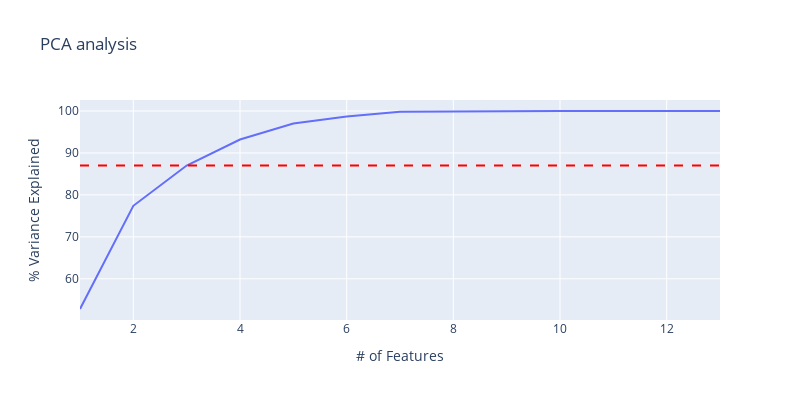

Notebook source saved alongside this figure:
### Code cell
####################################################################################
#First way:let's calculate the eigen values and singular values of the covariance matrix through numpy library
print("#"*100)
cov_mat = np.cov(df_log_scaled.T)

#Eigen values of the covariance matrix
eigen_vals, eigen_vecs = np.linalg.eig(cov_mat)
eigen_vals = sorted(eigen_vals,reverse=True)

#Singular values of the covariance matrix
U,s,V = np.linalg.svd(cov_mat)
sing_vals = sorted(s,reverse=True)

print("Singular values of the covariance matrix: \n", sing_vals)  # print the Eigenvalues
print("Eigenvalues of the covariance matrix: \n", eigen_vals)  # print the Eigenvalues

print("Percentage of Variance Explained by Each Component: \n", eigen_vals/sum(eigen_vals)) # the sum of the Eigenvalues 
print("The eigen values and singular values of the covariance matrix are the same. This will always be the case for positive definite symmetric matrices.")
print("#"*100)

######################################################################################
#Second way:let's calculate the singular values of the covariance matrix through sklearn library PCA
covar_matrix = PCA(n_components=13).fit(df_log_scaled)
variance = covar_matrix.explained_variance_ratio_ #calculate variance ratios
singular_values = covar_matrix.singular_values_**2/(df_log_scaled.shape[0]-1)
eigen_values = singular_values
print("Singular values of the covariance matrix:",singular_values)
print("Eigen values of the covariance matrix:",eigen_values)
variance = eigen_values/sum(eigen_values)
print("Percentage of Variance Explained by Each Component: \n", variance)
var = np.cumsum(np.round(variance, 3)*100) #cumulative sum of the variance of the principal components
print("#"*100)

##########################################################################################
#Plot of cumulative sum of variance of principal components
fig1 = px.line(x=range(1,14),y=var,title="PCA analysis",labels={'y':'% Variance Explained', 'x':'# of Features'})
#fig1.update_traces(mode='markers+lines')
fig2 = px.line(x=range(1,14), y=np.array(13 * [var[2]]),line_dash_sequence=['dash'],color_discrete_sequence = ["red"])
fig1.add_trace(fig2.data[0]).update_layout(autosize=False,width=800,height=400).show()


#######################################################################################
#Third way: we can get the eigen values of the covariance matrix from the singular values of the original matrix(once centered)
U, s, V = np.linalg.svd(df_log_scaled - df_log_scaled.mean(),full_matrices=False)
print('Singular values of the original matrix(centered): ',s)

eigen_values = s**2/(df_log_scaled.shape[0]-1)
print("Eigen values of the covariance matrix:",eigen_values)
print("The singular values of the original matrix(centered) are related to the eigen values of the covariance matrix.")

### Figure 1 — Plotly figure (JSON) as saved in the notebook; plotly's stock layout.template omitted (floating-point values rounded to 4 significant figures)
{"data": [{"hovertemplate": "# of Features=%{x}<br>% Variance Explained=%{y}<extra></extra>", "legendgroup": "", "line": {"color": "#636efa", "dash": "solid"}, "mode": "lines", "name": "", "orientation": "v", "showlegend": false, "type": "scatter", "x": [1, 2, 3, 4, 5, 6, 7, 8, 9, 10, 11, 12, 13], "xaxis": "x", "y": [52.8, 77.4, 87, 93.2, 97, 98.7, 99.8, 99.9, 100.0, 100.0, 100.0, 100.0, 100.0], "yaxis": "y"}, {"hovertemplate": "x=%{x}<br>y=%{y}<extra></extra>", "legendgroup": "", "line": {"color": "red", "dash": "dash"}, "mode": "lines", "name": "", "orientation": "v", "showlegend": false, "type": "scatter", "x": [1, 2, 3, 4, 5, 6, 7, 8, 9, 10, 11, 12, 13], "xaxis": "x", "y": [87, 87, 87, 87, 87, 87, 87, 87, 87, 87, 87, 87, 87], "yaxis": "y"}], "layout": {"autosize": false, "height": 400, "legend": {"tracegroupgap": 0}, "title": {"text": "PCA analysis"}, "width": 800, "xaxis": {"anchor": "y", "domain": [0, 1], "title": {"text": "# of Features"}}, "yaxis": {"anchor": "x", "domain": [0, 1], "title": {"text": "% Variance Explained"}}}}
